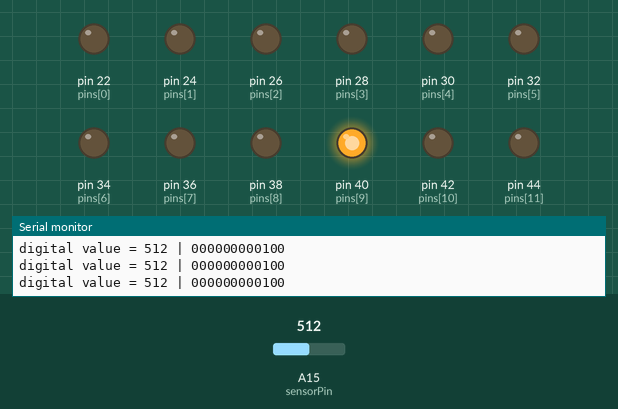
The sketch below on a simulated Arduino Mega 2560, built with avr-gcc and run on an emulated ATmega2560. On the bench: output pins drawn as LEDs (lit = HIGH), the last lines printed to the serial monitor. The inputs (shaded band) are chosen by the test bench; at power-on: A15 (sensorPin) = 512.

Above: at 1.2 s.
1.3 s: A15 (sensorPin) set to 0
At 2.0 s:
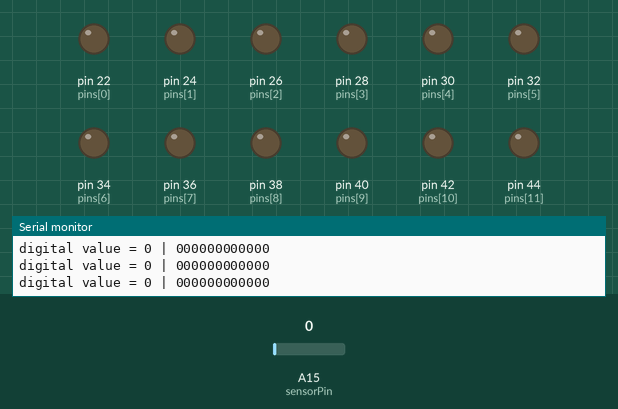
2.8 s: A15 (sensorPin) set to 122
At 3.9 s:
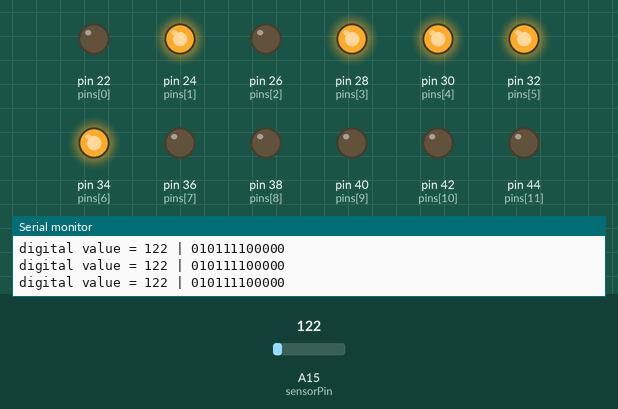
4.3 s: A15 (sensorPin) set to 1023
At 5.0 s:
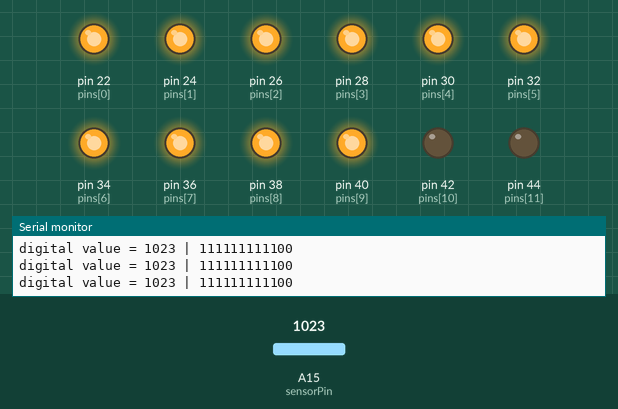
5.8 s: A15 (sensorPin) set to 900
At 6.1 s:
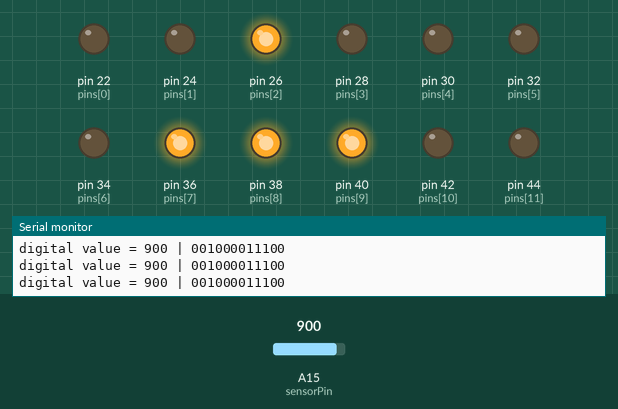
7.3 s: A15 (sensorPin) set to 716
At 8.5 s:
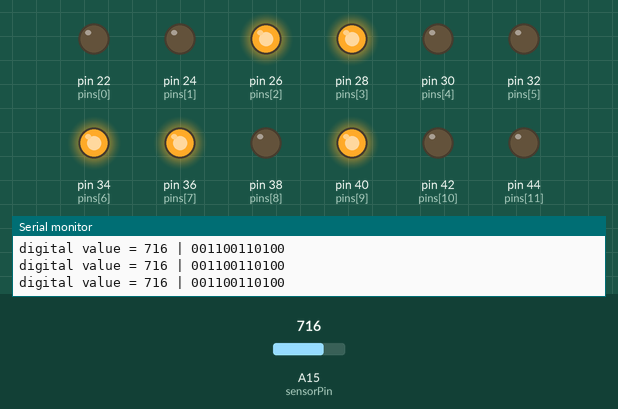
8.8 s: A15 (sensorPin) set to 511
At 9.6 s:
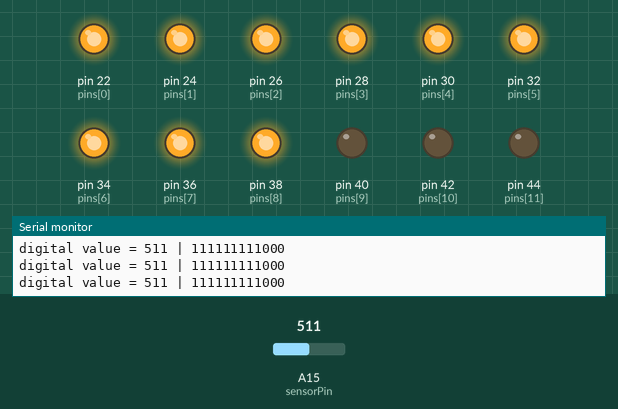
Timing chart, 0 to 11.3 s (numbered marks = the images above; inputs shaded):
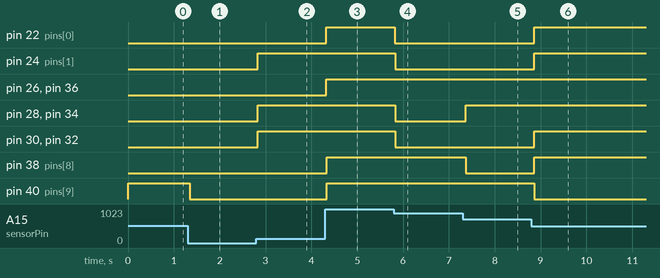

The sketch:

ADC.ino
```cpp
int sensorPin = A15;  // analog input
int digitalValue = 0;// variable to store the analog value
const int numPins = 12;
int pins[] = {22, 24, 26, 28, 30, 32, 34, 36, 38, 40, 42, 44};


void setup() {
	for (int k=0; k<numPins; k++)
		pinMode(pins[k], OUTPUT);
  Serial.begin(9600);
}

void loop() {
  digitalValue = analogRead(sensorPin);// read the value from the analog channel
  Serial.print("digital value = ");
  Serial.print(digitalValue);        // print digital value on serial monitor
  Serial.print(" | ");


	for (int i=0; i<numPins; i++) {
    int state = bitRead(digitalValue, i);
    digitalWrite(pins[i], state); // write value to digital pins
    Serial.print(state);
  }
  Serial.println();

}
```

Measured:
- after the input at 1.3 s, pin 40 (pins[9]): HIGH → LOW after 0.05 s
- after the input at 2.8 s, pin 24 (pins[1]), pin 28 (pins[3]), pin 30 (pins[4]), pin 32 (pins[5]), pin 34 (pins[6]): LOW → HIGH at once
- after the input at 4.3 s, pin 22 (pins[0]), pin 26 (pins[2]), pin 36 (pins[7]), pin 38 (pins[8]), pin 40 (pins[9]): LOW → HIGH at once
- after the input at 5.8 s, pin 22 (pins[0]), pin 24 (pins[1]), pin 28 (pins[3]), pin 30 (pins[4]), pin 32 (pins[5]), pin 34 (pins[6]): HIGH → LOW at once
- after the input at 7.3 s, pin 28 (pins[3]): LOW → HIGH after 0.06 s; pin 34 (pins[6]): LOW → HIGH after 0.07 s; pin 38 (pins[8]): HIGH → LOW after 0.07 s
- after the input at 8.8 s, pin 22 (pins[0]), pin 24 (pins[1]), pin 30 (pins[4]), pin 32 (pins[5]): LOW → HIGH after 0.06 s; pin 38 (pins[8]): LOW → HIGH after 0.07 s; pin 40 (pins[9]): HIGH → LOW after 0.07 s
